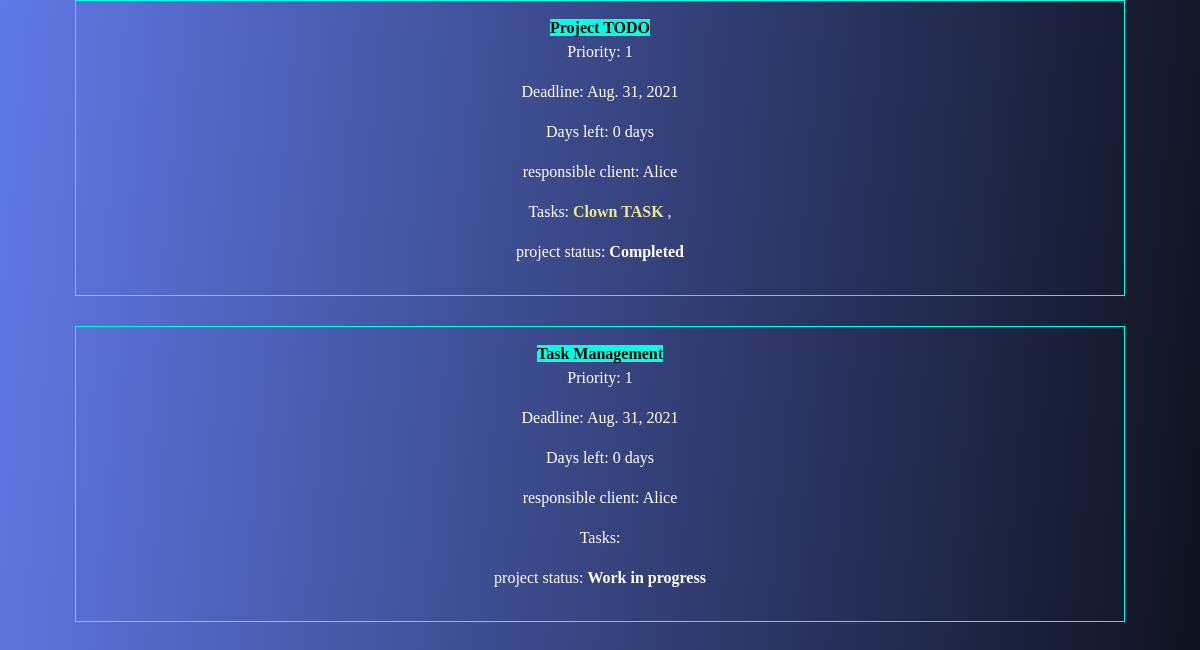
/clients/projectList/ (lower part), run on an earlier commit of the app's database.
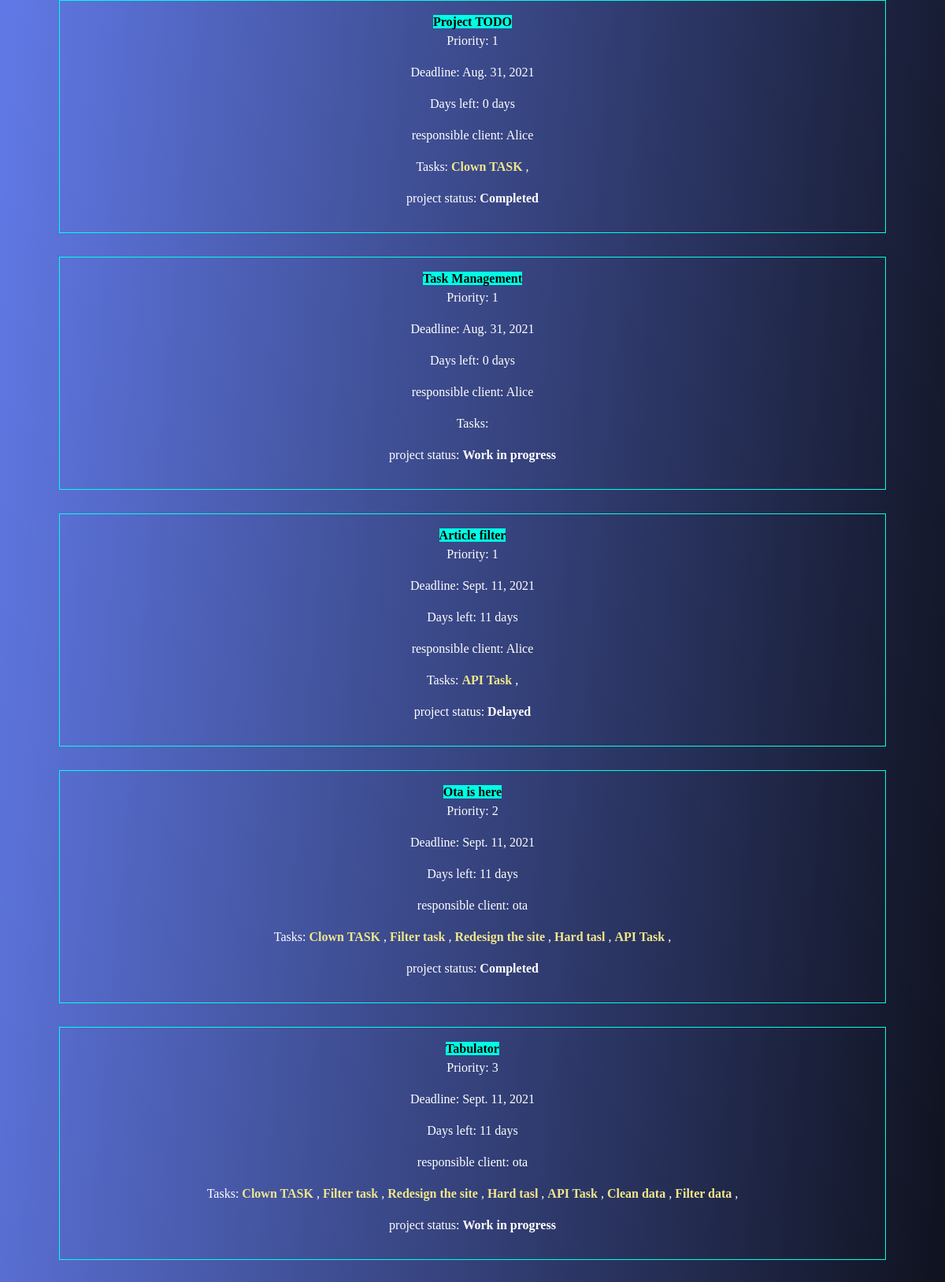
And on a later commit of the database.
### managementapp/models.py (models this page shows, shortened)
class Project(models.Model):
    title = models.CharField(max_length=300)
    priority = models.IntegerField(null=True ,blank=True)
    deadline = models.DateField(null=True, blank=True)
    daysLeft = models.IntegerField(null=True, blank=True)
    status = models.CharField(max_length=50, default='Unset')
    responsible_client = models.ForeignKey(
        Client, default="UNASSIGNED",
        on_delete=CASCADE,
        blank=True, null=True
    )
    tasks = models.ManyToManyField(
        Task, default="UNASSIGNED",
        blank=True,
    )

class Client(models.Model):
    name = models.CharField(max_length=300)
    email = models.CharField(max_length=300)
    phoneNumber = models.IntegerField()
    address = models.CharField(max_length=300)
    def __str__(self):
        return "%s" % (self.name)

class Task(models.Model):
    title = models.CharField(max_length=300)
    priority = models.IntegerField(null=True ,blank=True)
    deadline = models.DateField(null=True, blank=True)
    daysLeft = models.IntegerField(null=True, blank=True)
    status = models.CharField(max_length=50, default='Unset')
    responsible_client = models.ForeignKey(
        Client,
        on_delete=CASCADE,
        blank=True, null=True
    )
    subTasks = models.ManyToManyField(
        SubTask,
        blank=True,
    )

### managementapp/views/project/projectViews.py (the view)
# urls.py: path('projectList/', views.projectList, name='projectList'),
def projectList(request):
    setProjectPriority()
    setProjectDeadline()
    return render(request, 'clients/list/projectList.html', {
        'Projects': Project.objects.all(),
        })

### managementapp/utils.py (called while the page is built)
def limitPriority(calculatedPriority):
    if calculatedPriority <= 1:
        return 1;
    elif calculatedPriority > 1 and calculatedPriority <=2:
        return 2;
    else:
        return 3;

def setProjectPriority():
    obj = Project.objects.all()
    for obj in Project.objects.all():
        obj.priority = limitPriority( calculateProjectPriority(obj) )
        obj.save()
    print("Project priority has been updated!" )

def calculateProjectPriority(obj):
    sumPriority = 0
    for task in obj.tasks.all():
        sumPriority += task.priority
    return sumPriority / 5

def setProjectDeadline():
    obj = Project.objects.all()
    for obj in Project.objects.all():
        obj.deadline, obj.daysLeft = compareDeadlinesForProject(obj)
        obj.save()
    print("Project deadline has been updated!" )

def compareDeadlinesForProject(obj):
    temp_project = obj
    saved_deadline = datetime.date( datetime.now() )
    days_left = 0
    for task in temp_project.tasks.all():
        if  saved_deadline < task.deadline:
            saved_deadline = task.deadline
    days_left = countDaysLeft(saved_deadline)
    return saved_deadline, days_left

### managementapp/templates/clients/list/projectList.html (shortened to what this page needs)
{% extends "layout/base.html" %} {% block content %}
<div class="objects">
    {% for Project in Projects %}
    <div class="obj">
        <a class="obj-name"> <b> {{ Project.title }} </b> </a>
        <p>Priority: {{ Project.priority }} </p>
        <p>Deadline: {{ Project.deadline }} </p>
        <p>Days left: {{ Project.daysLeft }} days</p>
        <p>responsible client: <a href="{% url 'clients:clientProfile' id=Project.responsible_client.id %}"> {{ Project.responsible_client}} </a> </p>
        <p>Tasks: {% for task in Project.tasks.all %}
            <a href="{% url 'clients:taskProfile' id=task.id %}"> <b class="obj-list"> {{ task.title }}</b> </a> , {% endfor %}
        </p>
        <p>project status: <b>{{ Project.status }}</b></p>
    </div>
    {% endfor %}
</div>
{% endblock %}

What changed in the data, as far as the page shows it:
added Project: title "Article filter", priority "1", deadline "Sept. 11, 2021", daysLeft "11", responsible_client "Alice", status "Delayed"
now on this page (row edited): Task: title "API Task"
added Project: title "Ota is here", priority "2", deadline "Sept. 11, 2021", daysLeft "11", responsible_client "ota", status "Completed", Task (title "Clown TASK")
now on this page (row edited): Task: title "Filter task"
now on this page (row edited): Task: title "Redesign the site"
now on this page (row edited): Task: title "Hard tasl"
added Project: title "Tabulator", priority "3", deadline "Sept. 11, 2021", daysLeft "11", responsible_client "ota", status "Work in progress", Task (title "Clown TASK")
added Task: title "Clean data", shown under "Tabulator"
added Task: title "Filter data", shown under "Tabulator"
